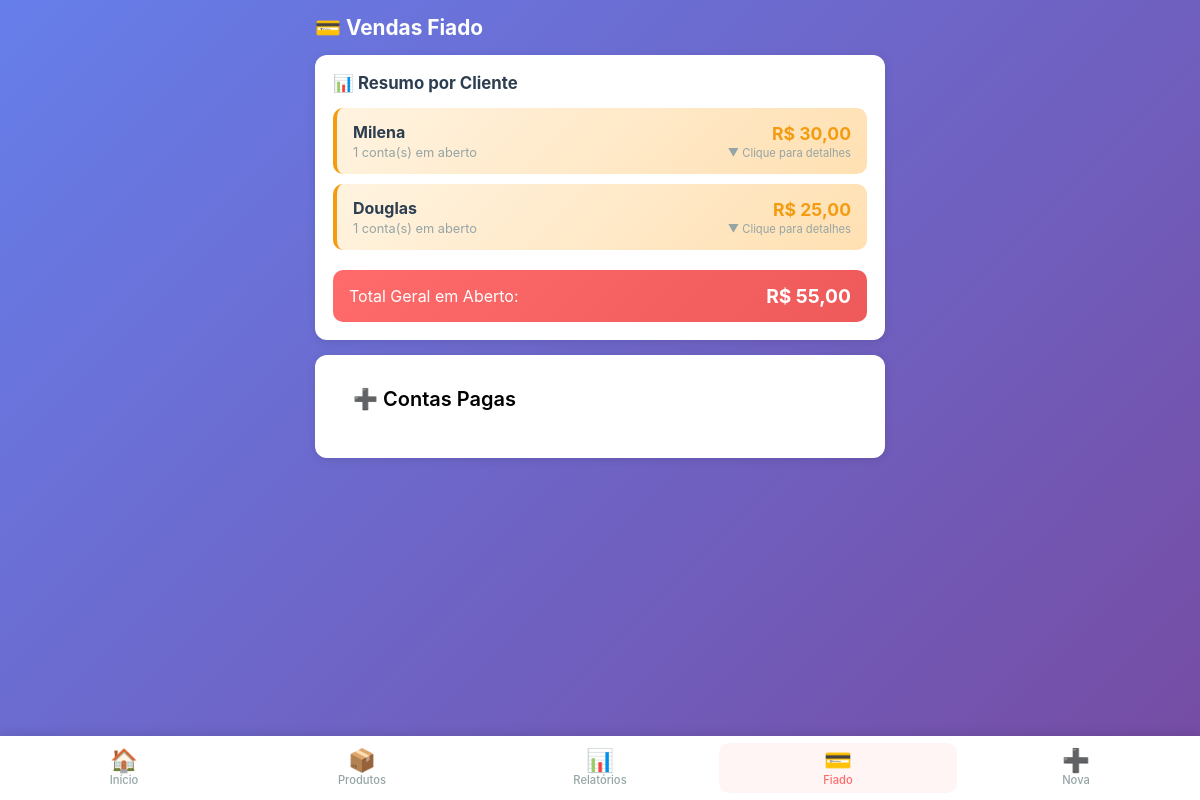
The page /fiado (signed in) on the database as committed earlier.
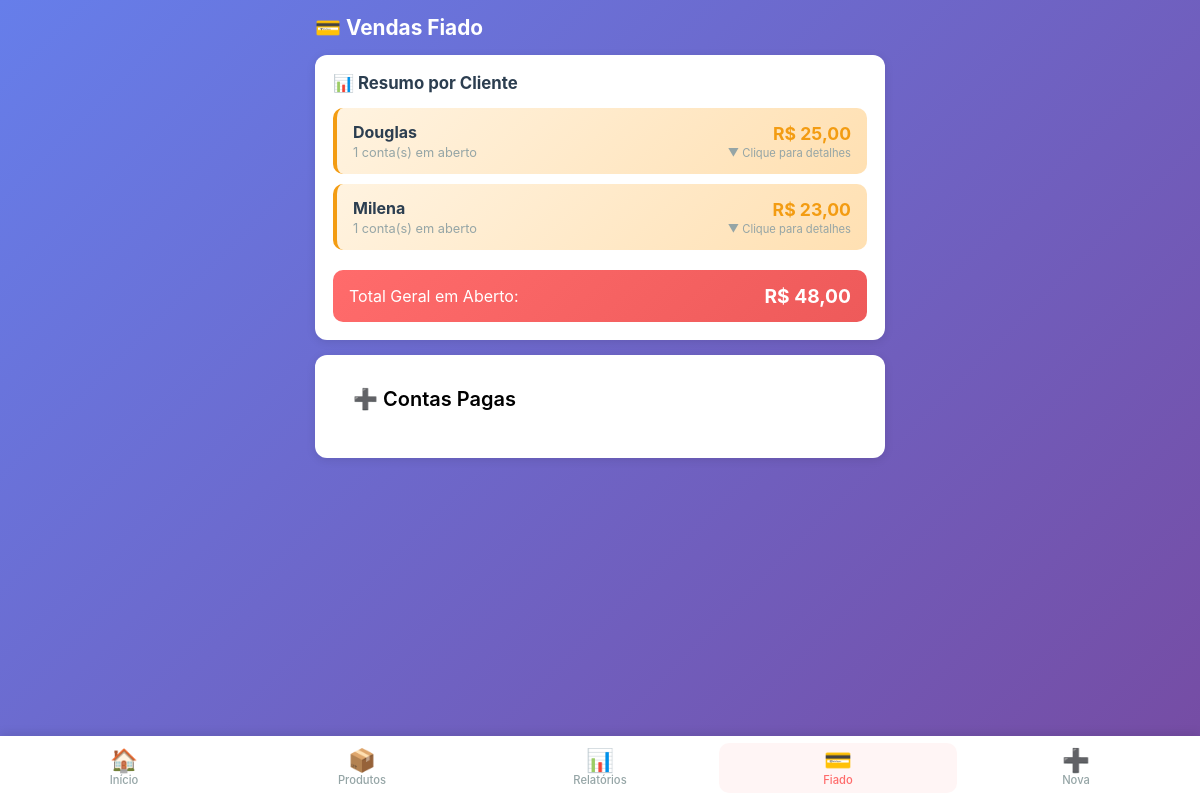
The same page on the database as committed later.
### app.py (models this page shows)
class Fiado(db.Model):
    __tablename__ = 'fiados'
    id = db.Column(db.Integer, primary_key=True)
    cliente = db.Column(db.String(100), nullable=False)
    produto = db.Column(db.String(100), nullable=False)
    valor = db.Column(db.Float, nullable=False)
    quantidade = db.Column(db.Integer, default=1)
    total = db.Column(db.Float, nullable=False)
    data = db.Column(db.String(10), nullable=False)
    data_iso = db.Column(db.String(10), nullable=False)
    pago = db.Column(db.Boolean, default=False)
    data_pagamento = db.Column(db.String(10), nullable=True)
    created_at = db.Column(db.DateTime, default=agora_brasilia)

### app.py (the view)
@app.route('/fiado')
@login_required
def fiado():
    todos = Fiado.query.all()
    abertos = [f for f in todos if not f.pago]
    pagos = [f for f in todos if f.pago]
    abertos.sort(key=lambda x: x.created_at or datetime.min, reverse=True)
    def _dt_pagamento(f):
        if f.data_pagamento:
            try:
                return datetime.strptime(f.data_pagamento, '%d/%m/%Y')
            except ValueError:
                return datetime.min
        return datetime.min
    pagos.sort(key=_dt_pagamento, reverse=True)
    fiados = abertos + pagos
    return render_template('fiado.html', fiados=fiados)

### app.py (called while the page is built)
def login_required(f):
    @wraps(f)
    def decorated_function(*args, **kwargs):
        if 'logged_in' not in session:
            return redirect(url_for('login'))
        return f(*args, **kwargs)
    return decorated_function

def formatar_br(valor):
    return f"{valor:,.2f}".replace(",", "X").replace(".", ",").replace("X", ".")

@app.template_filter('moeda_br')
def moeda_br_filter(valor):
    return formatar_br(valor)

### templates/fiado.html (shortened to what this page needs)
{% extends "base.html" %}
{% block content %}
<div class="page-header">
    <h2>💳 Vendas Fiado</h2>
</div>
<div class="card">
    <h3>📊 Resumo por Cliente</h3>
    <div id="listaResumoClientes" class="lista-resumo-clientes">
        {% set resumo = {} %}
        {% for fiado in fiados %}
            {% if not fiado.pago %}
                {% if fiado.cliente not in resumo %}
                    {% set _ = resumo.update({fiado.cliente: {'total': 0, 'quantidade': 0, 'itens': []}}) %}
                {% endif %}
                {% set _ = resumo[fiado.cliente].update({'total': resumo[fiado.cliente].total + fiado.total, 'quantidade': resumo[fiado.cliente].quantidade + 1}) %}
                {% set _ = resumo[fiado.cliente]['itens'].append(fiado) %}
            {% endif %}
        {% endfor %}
        {% if resumo %}
            {% for cliente, dados in resumo.items()|sort(attribute='1.total', reverse=true) %}
            <div class="resumo-cliente-item" onclick="toggleDetalhesCliente('{{ cliente }}')">
                <div class="resumo-cliente-info">
                    <strong>{{ cliente.title() }}</strong>
                    <span>{{ dados.quantidade }} conta(s) em aberto</span>
                </div>
                <div class="resumo-cliente-valor">
                    <span>R$ {{ dados.total|moeda_br }}</span>
                    <small>▼ Clique para detalhes</small>
                </div>
            </div>
            {% endfor %}
            <div class="resumo-total-geral">
                <span>Total Geral em Aberto:</span>
                <strong>R$ {{ resumo.values()|map(attribute='total')|sum|moeda_br }}</strong>
            </div>
        {% else %}
            <p class="empty">Nenhuma conta em aberto</p>
        {% endif %}
    </div>
</div>
<div class="card">
    <div class="page-header" style="display:flex; justify-content:flex-start; align-items:center;">
        <button class="btn btn-primary" style="background-color: white; color: black; font-size: 20px;" id="btnTogglePagas" type="button" onclick="togglePagas();">➕ Contas Pagas</button>
    </div>
            {% set tem_pago = false %}
</div>
{% endblock %}

Rows that differ between the two databases and show on the page:
shown differently, row unchanged: Fiado "Douglas": moves up the list
changed Fiado "Milena": total|moeda_br "30,00" → "23,00"
Other text that changed with them:
{{ resumo.values()|map(attribute='total')|sum|moeda_br }}: "55,00" → "48,00"
